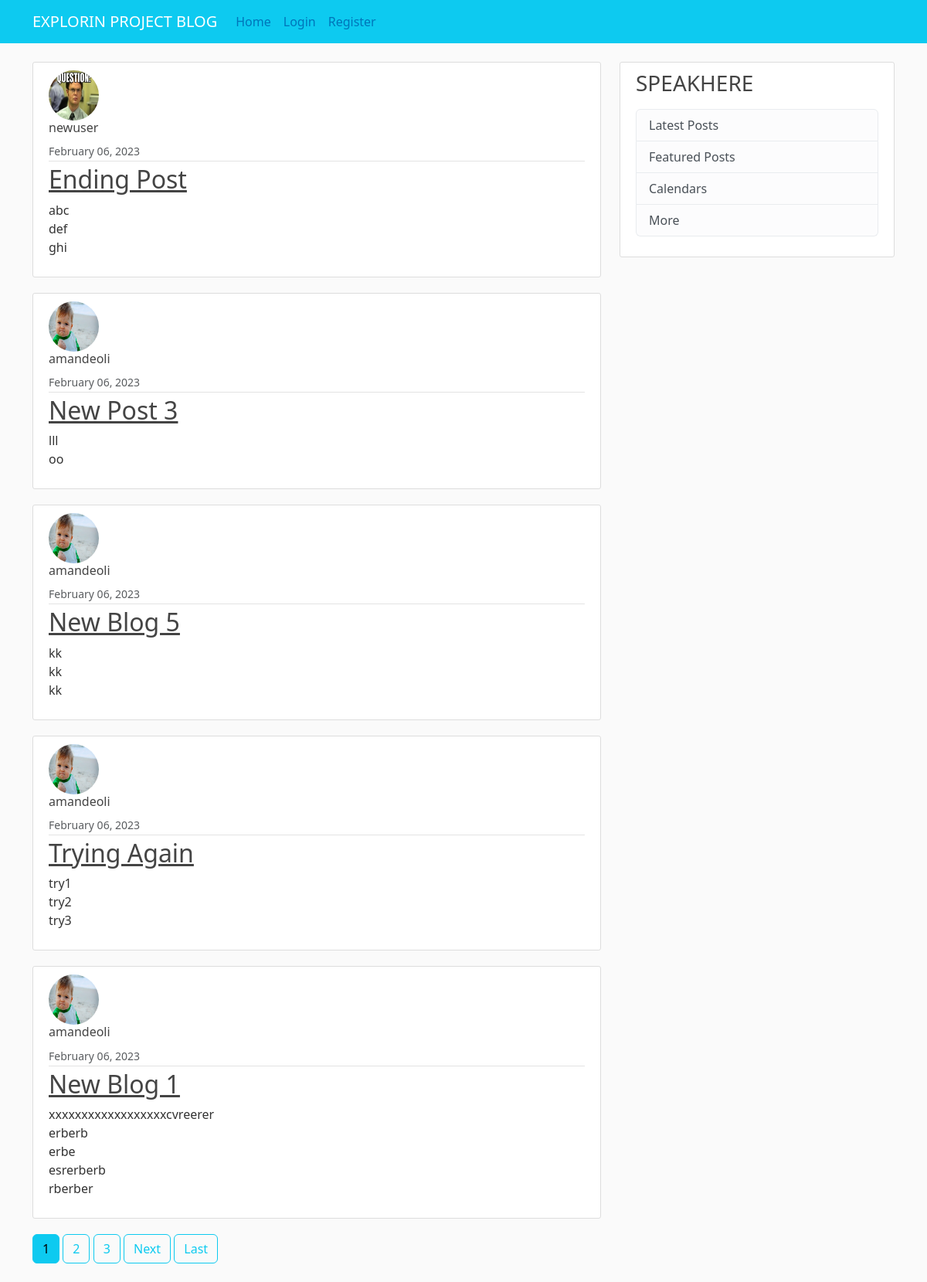
Before: / with the older database file.
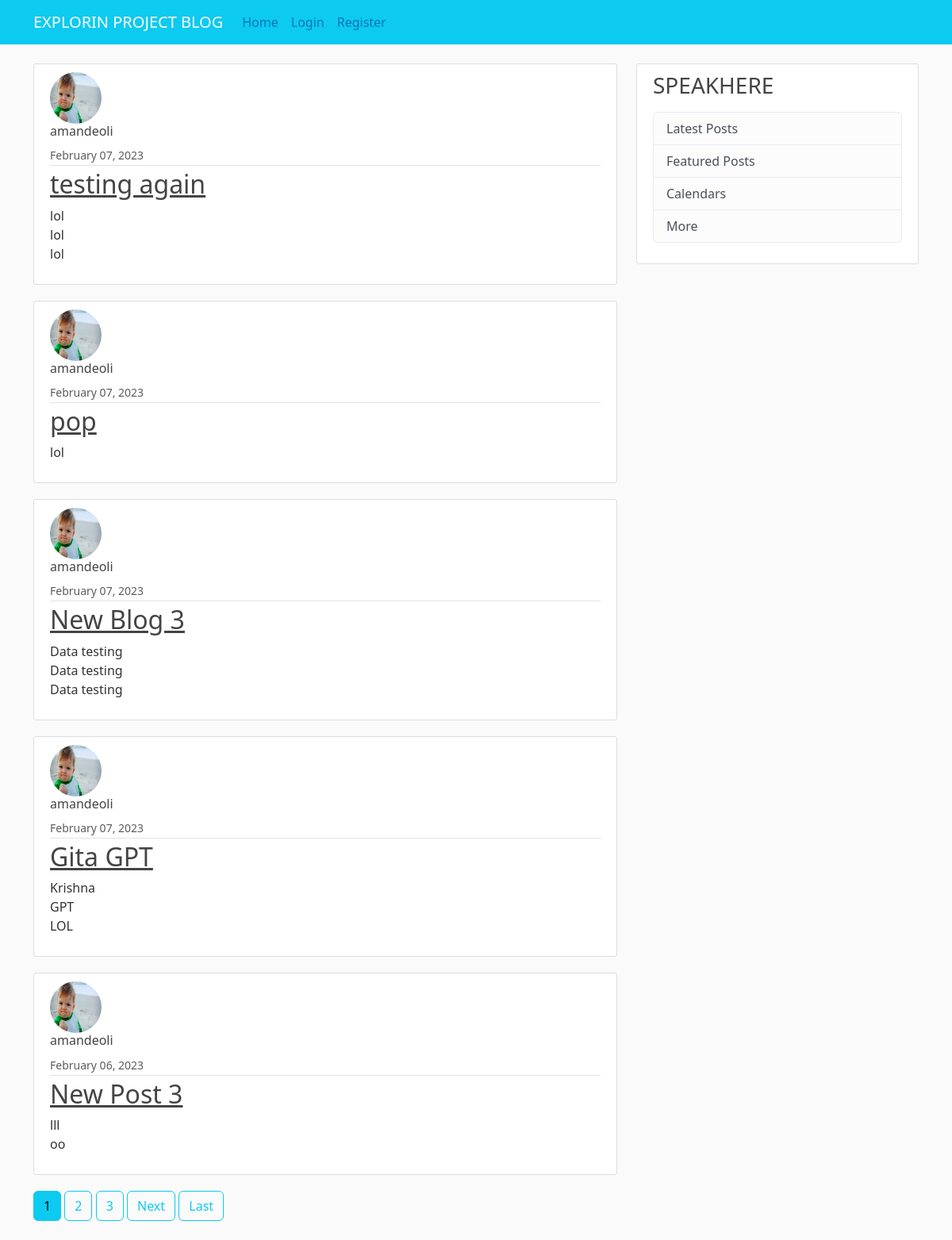
After: the same page with the newer database file.
### blogpart/models.py (models this page shows, shortened)
class SoftDeleteModel(models.Model):
    deleted_at = models.DateTimeField(null=True, default=None)
    objects = SoftDeleteManager()
    all_objects = models.Manager()
    class Meta:
        abstract = True

class Post(SoftDeleteModel):
    title=models.CharField(max_length=100)
    content=models.TextField()
    dateposted=models.DateTimeField(default=timezone.now)
    author=models.ForeignKey(User,on_delete=models.CASCADE)
    image = models.ImageField(null=True,blank=True,upload_to='article_pics')
    tags=models.ManyToManyField(Tags)

### users/models.py (models this page shows, shortened)
class Profile(models.Model):
    user= models.OneToOneField(User,on_delete=models.CASCADE)
    image= models.ImageField(default='default.jpg',upload_to='profile_pics')

### blogpart/views.py (the view)
# urls.py: path('',PostListView.as_view(), name='blogpart-home'),
class PostListView(ListView):
    model = Post
    template_name = 'blogpart/home.html'
    context_object_name = 'posts'
    ordering = ['-dateposted']
    paginate_by=5

### blogpart/models.py (called while the page is built)
    def get_queryset(self):
        return super().get_queryset().filter(deleted_at__isnull=True)

### blogpart/templates/blogpart/home.html (shortened to what this page needs)
{% extends "blogpart/base.html" %}
{% block content %}
    {% for post in posts %}
        <article class="media content-section">
            <img class="rounded-circle article-img" src="{{ post.author.profile.image.url }}">
            <div class="media-body">
                <div class="article-metadata">
                <h6 class="mr-2" href="#">{{ post.author }}</h6>
                <small class="text-muted">{{ post.dateposted|date:"F d, Y" }}</small>
                </div>
                <h2><a class="article-title" href="{% url 'post-detail' post.id %}">{{ post.title }}</a></h2>
                <p class="article-content">{{ post.content }}</p>
            </div>
        </article>
    {% endfor %}
    {% if is_paginated %}
      {% for num in page_obj.paginator.page_range %}
        {% if page_obj.number == num %}
          <a class="btn btn-info mb-4" href="?page={{ num }}">{{ num }}</a>
        {% elif num > page_obj.number|add:'-3' and num < page_obj.number|add:'3' %}
          <a class="btn btn-outline-info mb-4" href="?page={{ num }}">{{ num }}</a>
        {% endif %}
      {% endfor %}
      {% if page_obj.has_next %}
        <a class="btn btn-outline-info mb-4" href="?page={{ page_obj.next_page_number }}">Next</a>
        <a class="btn btn-outline-info mb-4" href="?page={{ page_obj.paginator.num_pages }}">Last</a>
      {% endif %}
    {% endif %}
{% endblock content %}

### blogpart/templates/blogpart/base.html (shortened to what this page needs)
{% load static %}
<!DOCTYPE html>
<html lang="en">
  <head>
    <link
      href="https://cdn.jsdelivr.net/npm/bootstrap@5.3.0-alpha1/dist/css/bootstrap.min.css"
      rel="stylesheet"
    />
    <link rel="stylesheet" href="{% static 'blogpart/styles.css' %}">
  </head>
  <body>
    <header class="site-header">
      <nav class="navbar navbar-expand-md navbar-black bg-info fixed-top">
        <div class="container">
          <a id="uni-title" class="navbar-brand mr-4 " href="{% url 'blogpart-home' %}">EXPLORIN PROJECT BLOG</a>
          <div class="collapse navbar-collapse" id="navbarToggle">
            <div class="navbar-nav mr-auto">
              <a class="nav-item nav-link" href="{% url 'blogpart-home' %}">Home</a>
            </div>
            <div class="navbar-nav">
              {% if user.is_authenticated %}
                <a class="nav-item nav-link" href="{% url 'post-create' %}">New Post</a>
                <a class="nav-item nav-link" href="{% url 'profile' %}">Profile</a>
                <a class="nav-item nav-link" href="{% url 'logout' %}">Logout</a>
              {% else %}
                <a class="nav-item nav-link" href="{% url 'login' %}">Login</a>
                <a class="nav-item nav-link" href="{% url 'register' %}">Register</a>
              {% endif %}
            </div>
          </div>
        </div>
      </nav>
    </header>
    <main role="main" class="container">
        <div class="row">
          <div class="col-md-8">
            {% block content %}{% endblock %}
          </div>
          <div class="col-md-4">
            <div class="content-section">
              <h3>SPEAKHERE</h3>
              <p class='text-muted'>
                <ul class="list-group">
                  <li class="list-group-item list-group-item-light">Latest Posts</li>
                  <li class="list-group-item list-group-item-light">Featured Posts</li>
                  <li class="list-group-item list-group-item-light">Calendars</li>
                  <li class="list-group-item list-group-item-light">More</li>
                </ul>
              </p>
            </div>
          </div>
        </div>
    </main>
  </body>
</html>

### blogpart/static/blogpart/styles.css (style rules this page uses)
body { background: #fafafa; color: #333333; margin-top: 5rem; }
h1, h2, h3, h4, h5, h6 { color: #444444; }
ul { margin: 0; }
#uni-title { color:white }
.site-header .navbar-nav .nav-link { color: #0075b9; }
.content-section { background: #ffffff; padding: 10px 20px; border: 1px solid #dddddd; border-radius: 3px; margin-bottom: 20px; }
.article-title { color: #444444; }
.article-content { white-space: pre-line; }
.article-img { height: 65px; width: 65px; margin-right: 16px; }
.article-metadata { padding-bottom: 1px; margin-bottom: 4px; border-bottom: 1px solid #e3e3e3 }

Changed rows visible on the page:
removed Post: author.profile.image (placeholder picture), author "newuser", dateposted "February 06, 2023", title "Ending Post", content "abc def ghi"
no longer on this page (row unchanged): Post: author.profile.image (picture), author "amandeoli", dateposted "February 06, 2023", title "New Blog 5", content "kk kk kk"
removed Post: author.profile.image (picture), author "amandeoli", dateposted "February 06, 2023", title "Trying Again", content "try1 try2 try3"
no longer on this page (row unchanged): Post: author.profile.image (picture), author "amandeoli", dateposted "February 06, 2023", title "New Blog 1", content "xxxxxxxxxxxxxxxxxxcvreerer erberb erbe esrerberb rberber"
added Post: author.profile.image (picture), author "amandeoli", dateposted "February 07, 2023", title "testing again", content "lol lol lol"
added Post: author.profile.image (picture), author "amandeoli", dateposted "February 07, 2023", title "pop", content "lol"
added Post: author.profile.image (picture), author "amandeoli", dateposted "February 07, 2023", title "New Blog 3", content "Data testing Data testing Data testing"
added Post: author.profile.image (picture), author "amandeoli", dateposted "February 07, 2023", title "Gita GPT", content "Krishna GPT LOL"
